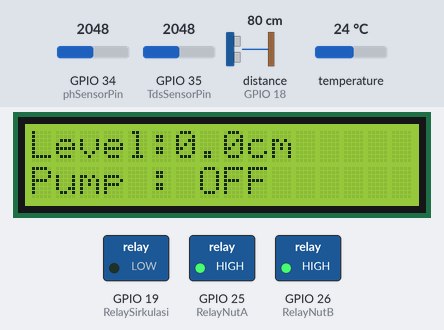
Bench run of a sketch on a simulated ESP32. Shown: 16×2 character LCD, switched loads named in the sketch (green lamp = pin HIGH). Wiring (inferred from the names in the program): ultrasonic range finder: trigger GPIO 5; echo GPIO 18. The test bench sets the inputs (shaded band); at power-on: distance to the obstacle (sensor on GPIO 18) 80 cm, temperature 24 °C, GPIO 34 (phSensorPin) = 2048, GPIO 35 (TdsSensorPin) = 2048. The echo pulse lasts 58.3 µs per cm; WiFi joins after 1.5 s; servers stay silent unless stated; pins used as bus, display or sensor lines are not drawn; what the sketch prints to the serial monitor is not drawn.

Above: at 7.7 s.
7.8 s: distance to the obstacle (sensor on GPIO 18) set to 2 cm
At 9.4 s:
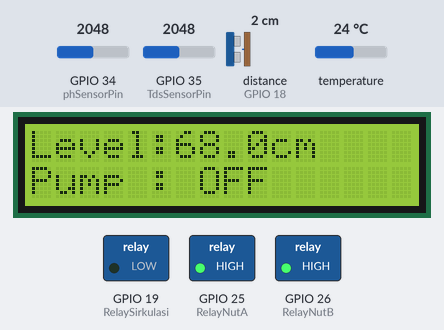
11.7 s: temperature set to 12 °C
At 14.0 s:
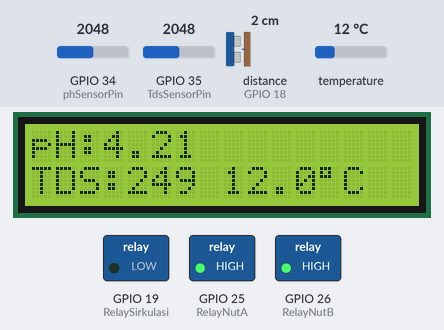
16.0 s: distance to the obstacle (sensor on GPIO 18) set to 4 cm
At 16.7 s:
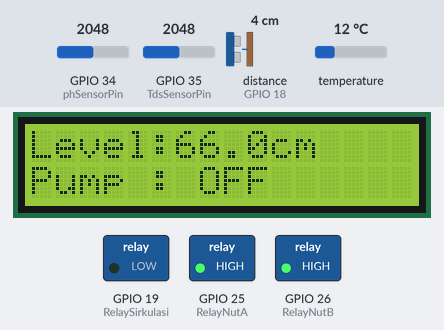
20.3 s: GPIO 34 (phSensorPin) set to 2866
At 24.0 s:
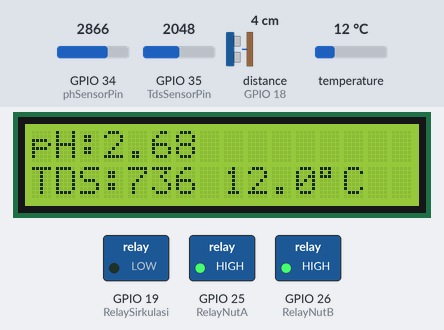
24.6 s: GPIO 35 (TdsSensorPin) set to 2866
26.8 s: distance to the obstacle (sensor on GPIO 18) set to 9 cm
At 28.1 s:
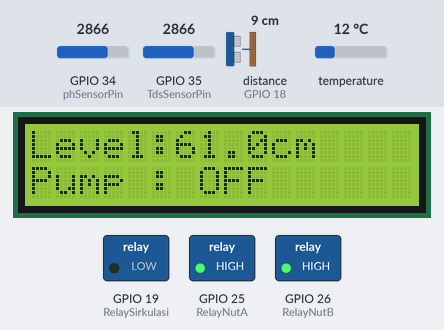
Timing chart, 0 to 29.8 s (numbered marks = the images above; inputs shaded):
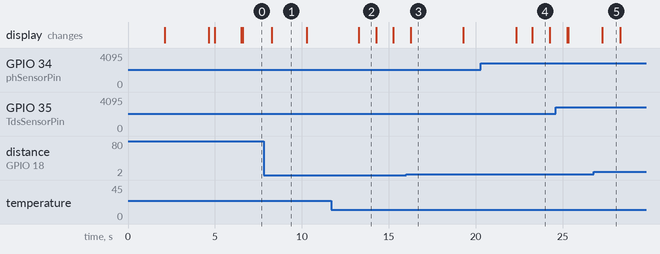

Measured:
- after the input at 7.8 s, the display: changes after 0.47 s (image 1)
- after the input at 26.8 s, the display: changes after 0.47 s (image 5)
- what the display in image 1 shows lasts 2.0 s, from 8.3 s to 10.3 s
- what the display in image 2 shows lasts 1.0 s, from 13.3 s to 14.3 s
- what the display in image 3 shows lasts 3.0 s, from 16.3 s to 19.3 s
- what the display in image 5 shows lasts 1.0 s, from 27.3 s to 28.3 s

The sketch:

main.ino
```cpp
// =================================================================
// 1. KONFIGURASI WIFIMANAGER & BLYNK
// =================================================================
#define BLYNK_TEMPLATE_ID "Your_ID"
#define BLYNK_TEMPLATE_NAME "Your_Project_Name"
#define BLYNK_AUTH_TOKEN "Your_Auth_Token"
#define BLYNK_PRINT Serial

#include <WiFi.h>
#include <WiFiManager.h>
#include <LiquidCrystal_I2C.h>
#include <BlynkSimpleEsp32.h>
#include <OneWire.h>
#include <DallasTemperature.h>

char auth[] = BLYNK_AUTH_TOKEN;

// =================================================================
// 2. DEFINISI PIN HARDWARE
// =================================================================
#define phSensorPin 34       // ADC1_CH6
#define TdsSensorPin 35      // ADC1_CH7
#define ds18b20Pin 4         // Digital 1-Wire
#define trigPin 5            // Ultrasonik TRIG
#define echoPin 18           // Ultrasonik ECHO

#define RelaySirkulasi 19    // Pompa Sirkulasi
#define RelayNutA 25         // Dosing Nutrisi A
#define RelayNutB 26         // Dosing Nutrisi B

// =================================================================
// 3. DEFINISI VIRTUAL PIN BLYNK
// =================================================================
#define VPIN_Ph             V1
#define VPIN_tds            V2
#define VPIN_Suhu           V3
#define VPIN_LevelAir       V4
#define VPIN_PumpSirkulasi  V5
#define VPIN_PumpNutA       V6
#define VPIN_PumpNutB       V7

// =================================================================
// 4. VARIABEL GLOBAL & OBJEK
// =================================================================
LiquidCrystal_I2C lcd(0x27, 16, 2);
OneWire oneWire(ds18b20Pin);
DallasTemperature sensorSuhu(&oneWire);
BlynkTimer timer;

WiFiManager wifiManager;
bool wifiConnected = false;

#define TANK_HEIGHT 70.0
int halamanLCD = 0;
unsigned long lastLCDSwitch = 0;
const unsigned long LCD_INTERVAL = 3000; // 3 detik

// Status Aktuator
bool isSirkulasiON = false;
bool isNutA_ON = false;
bool isNutB_ON = false;

// Nilai Sensor
float pHValue = 7.0;
float tdsValue = 0.0;
float suhuAir = 25.0;
float levelAir = 0.0;

// =================================================================
// 5. KALIBRASI SENSOR pH (DATA REAL ANDA)
// =================================================================
const float pH_V4 = 1.405;  const float pH_PH4 = 4.00;
const float pH_V7 = 0.933;  const float pH_PH7 = 6.86;
const float pH_V9 = 0.552;  const float pH_PH9 = 9.18;

// =================================================================
// 6. KONSTANTA TDS
// =================================================================
#define VREF 3.3
#define ADC_RESOLUTION 4095.0

// =================================================================
// 7. BUFFER UNTUK AVERAGING
// =================================================================
#define AVG_SAMPLES 20
int phADCBuf[AVG_SAMPLES];
int phIdx = 0;
float phEMA = 7.0;

int tdsADCBuf[AVG_SAMPLES];
int tdsIdx = 0;

// =================================================================
// 8. FUNGSI KALIBRASI
// =================================================================

// ---------- FUNGSI KALIBRASI pH ----------
float calculatePH(float voltage) {
    if (voltage >= pH_V7) {
        return pH_PH4 + (pH_PH7 - pH_PH4) * (pH_V4 - voltage) / (pH_V4 - pH_V7);
    } else {
        return pH_PH7 + (pH_PH9 - pH_PH7) * (pH_V7 - voltage) / (pH_V7 - pH_V9);
    }
}

// ---------- FUNGSI KALIBRASI TDS (DFRobot) ----------
float calculateTDS_DFRobot(float voltage, float temp) {
    float tempCoeff = 1.0 + 0.02 * (temp - 25.0);
    float compVoltage = voltage / tempCoeff;

    float tdsValue = (133.42 * compVoltage * compVoltage * compVoltage
                    - 255.86 * compVoltage * compVoltage
                    + 857.39 * compVoltage) * 0.5;

    if (tdsValue < 0) tdsValue = 0;
    if (tdsValue > 9999) tdsValue = 9999;

    return tdsValue;
}

// =================================================================
// 9. FUNGSI WIFIMANAGER
// =================================================================
void initWiFi() {
    wifiManager.setConfigPortalTimeout(120);
    wifiManager.setDebugOutput(false);

    Serial.println("[WIFI] Starting WiFiManager...");
    Serial.println("[WIFI] Hotspot: HidroMon (password: hidro123)");

    bool connected = wifiManager.autoConnect("HidroMon", "hidro123");
    if (connected) {
        wifiConnected = true;
        Serial.printf("[WIFI] Connected to: %s\n", WiFi.SSID().c_str());
        Serial.printf("[WIFI] IP: %s\n", WiFi.localIP().toString().c_str());
    } else {
        wifiConnected = false;
        Serial.println("[WIFI] Timeout - running OFFLINE mode");
    }
}

// =================================================================
// 10. KONTROL MANUAL DARI APLIKASI BLYNK
// =================================================================

// Relay Sirkulasi (Normal: HIGH=ON, LOW=OFF)
BLYNK_WRITE(VPIN_PumpSirkulasi) {
    isSirkulasiON = param.asInt();
    digitalWrite(RelaySirkulasi, isSirkulasiON ? HIGH : LOW);
}

// Relay Nut A (AKTIF LOW: LOW=ON, HIGH=OFF) - DIBALIK
BLYNK_WRITE(VPIN_PumpNutA) {
    isNutA_ON = param.asInt();
    if (isNutA_ON) {
        digitalWrite(RelayNutA, LOW);   // ON (aktif LOW)
    } else {
        digitalWrite(RelayNutA, HIGH);  // OFF
    }
}

// Relay Nut B (AKTIF LOW: LOW=ON, HIGH=OFF) - DIBALIK
BLYNK_WRITE(VPIN_PumpNutB) {
    isNutB_ON = param.asInt();
    if (isNutB_ON) {
        digitalWrite(RelayNutB, LOW);   // ON (aktif LOW)
    } else {
        digitalWrite(RelayNutB, HIGH);  // OFF
    }
}

// =================================================================
// 11. FUNGSI PEMBACAAN SENSOR
// =================================================================

// ---------- BACA pH ----------
float bacaPH() {
    phADCBuf[phIdx] = analogRead(phSensorPin);
    phIdx = (phIdx + 1) % AVG_SAMPLES;

    long sum = 0;
    for (int i = 0; i < AVG_SAMPLES; i++) {
        sum += phADCBuf[i];
    }

    float avgADC = sum / (float)AVG_SAMPLES;
    float voltage = avgADC * (VREF / ADC_RESOLUTION);
    float phRaw = calculatePH(voltage);

    phEMA = (0.85 * phEMA) + (0.15 * phRaw);
    return constrain(phEMA, 0.0, 14.0);
}

// ---------- BACA TDS ----------
float bacaTDS(float suhu) {
    int adcValue = analogRead(TdsSensorPin);
    tdsADCBuf[tdsIdx] = adcValue;
    tdsIdx = (tdsIdx + 1) % AVG_SAMPLES;

    long sum = 0;
    for (int i = 0; i < AVG_SAMPLES; i++) {
        sum += tdsADCBuf[i];
    }
    int avgADC = sum / AVG_SAMPLES;

    float voltage = avgADC * (VREF / ADC_RESOLUTION);
    return calculateTDS_DFRobot(voltage, suhu);
}

// ---------- BACA SUHU ----------
float bacaSuhu() {
    sensorSuhu.requestTemperatures();
    float t = sensorSuhu.getTempCByIndex(0);
    if (t > -50 && t < 125) {
        return t;
    }
    return 25.0;
}

// ---------- BACA ULTRASONIK ----------
float bacaUltrasonik() {
    digitalWrite(trigPin, LOW);
    delayMicroseconds(2);
    digitalWrite(trigPin, HIGH);
    delayMicroseconds(10);
    digitalWrite(trigPin, LOW);

    long duration = pulseIn(echoPin, HIGH, 30000);
    float distance_cm;

    if (duration == 0) {
        distance_cm = TANK_HEIGHT;
    } else {
        distance_cm = (float)duration / 58.2;
    }

    if (distance_cm > TANK_HEIGHT) {
        distance_cm = TANK_HEIGHT;
    }

    return distance_cm;
}

// ---------- BACA SEMUA SENSOR ----------
void bacaSemuaSensor() {
    suhuAir = bacaSuhu();
    pHValue = bacaPH();
    tdsValue = bacaTDS(suhuAir);

    float jarak = bacaUltrasonik();
    levelAir = TANK_HEIGHT - jarak;
    if (levelAir < 0) levelAir = 0;

    // Kirim ke Blynk
    if (wifiConnected) {
        Blynk.virtualWrite(VPIN_Ph, pHValue);
        Blynk.virtualWrite(VPIN_tds, tdsValue);
        Blynk.virtualWrite(VPIN_Suhu, suhuAir);
        Blynk.virtualWrite(VPIN_LevelAir, levelAir);
    }
}

// =================================================================
// 12. FUNGSI UPDATE LCD (3 Halaman)
// =================================================================
void updateLCD() {
    unsigned long now = millis();
    if (now - lastLCDSwitch >= LCD_INTERVAL) {
        lastLCDSwitch = now;
        halamanLCD++;
        if (halamanLCD > 2) halamanLCD = 0;
    }

    lcd.clear();

    switch (halamanLCD) {
        // ==================== HALAMAN 1 ====================
        case 0:
            // Baris 0: pH
            lcd.setCursor(0, 0);
            lcd.print("pH:");
            lcd.print(pHValue, 2);

            // Baris 1: TDS + Suhu
            lcd.setCursor(0, 1);
            lcd.print("TDS:");
            lcd.print(tdsValue, 0);
            lcd.print(" ");
            lcd.print(suhuAir, 1);
            lcd.print((char)223);
            lcd.print("C");
            break;

        // ==================== HALAMAN 2 ====================
        case 1:
            // Baris 0: Level Air
            lcd.setCursor(0, 0);
            lcd.print("Level:");
            lcd.print(levelAir, 1);
            lcd.print("cm");

            // Baris 1: Status Pompa Sirkulasi
            lcd.setCursor(0, 1);
            lcd.print("Pump : ");
            lcd.print(isSirkulasiON ? "ON " : "OFF");
            break;

        // ==================== HALAMAN 3 ====================
        case 2:
            // Baris 0: Status Nutrisi A & B
            lcd.setCursor(0, 0);
            lcd.print("NutA:");
            lcd.print(isNutA_ON ? "ON " : "OFF");
            lcd.print(" NutB:");
            lcd.print(isNutB_ON ? "ON " : "OFF");

            // Baris 1: Mode (Online/Offline)
            lcd.setCursor(0, 1);
            lcd.print("Mode: ");
            lcd.print(wifiConnected ? "ONLINE " : "OFFLINE");
            break;
    }
}

// =================================================================
// 13. SETUP
// =================================================================
void setup() {
    Serial.begin(115200);

    // Inisialisasi Sensor Suhu
    sensorSuhu.begin();

    // Inisialisasi buffer
    for (int i = 0; i < AVG_SAMPLES; i++) {
        phADCBuf[i] = 2048;
        tdsADCBuf[i] = 0;
    }

    // Konfigurasi Pin
    pinMode(trigPin, OUTPUT);
    pinMode(echoPin, INPUT);
    pinMode(RelaySirkulasi, OUTPUT);
    pinMode(RelayNutA, OUTPUT);
    pinMode(RelayNutB, OUTPUT);

    // Paksa semua relay OFF saat booting
    digitalWrite(RelaySirkulasi, LOW);   // OFF
    digitalWrite(RelayNutA, HIGH);        // OFF (karena aktif LOW)
    digitalWrite(RelayNutB, HIGH);        // OFF (karena aktif LOW)

    // Inisialisasi LCD
    lcd.init();
    lcd.backlight();

    // Splash Screen
    lcd.setCursor(0, 0);
    lcd.print(" HIDROPONIK ");
    lcd.setCursor(0, 1);
    lcd.print(" MONITORING ");
    delay(2000);

    lcd.clear();
    lcd.setCursor(0, 0);
    lcd.print(" Init WiFi...");
    delay(1000);

    // Inisialisasi WiFiManager
    initWiFi();

    // Koneksi Blynk
    if (wifiConnected) {
        lcd.clear();
        lcd.setCursor(0, 0);
        lcd.print("Connecting Blynk");
        lcd.setCursor(0, 1);
        lcd.print("Please Wait...");

        Blynk.config(auth);
        if (Blynk.connect()) {
            lcd.clear();
            lcd.setCursor(0, 0);
            lcd.print("Blynk Connected!");
            lcd.setCursor(0, 1);
            lcd.print("Ready");
            delay(1500);
        } else {
            lcd.clear();
            lcd.setCursor(0, 0);
            lcd.print("Blynk Failed!");
            lcd.setCursor(0, 1);
            lcd.print("Offline Mode");
            delay(1500);
        }
    } else {
        lcd.clear();
        lcd.setCursor(0, 0);
        lcd.print("Offline Mode");
        lcd.setCursor(0, 1);
        lcd.print("No WiFi");
        delay(1500);
    }

    // Timer untuk baca sensor setiap 1 detik
    timer.setInterval(1000L, bacaSemuaSensor);

    // Timer untuk update LCD setiap 100ms (tapi switch halaman tiap 3 detik)
    timer.setInterval(100L, updateLCD);

    // Informasi di Serial
    Serial.println("\n========================================");
    Serial.println(" HIDROPONIK MONITORING SYSTEM");
    Serial.println("========================================");
    Serial.println("[WIFI] WiFiManager Active");
    Serial.printf("[WIFI] Status: %s\n", wifiConnected ? "Connected" : "Offline");
    if (wifiConnected) {
        Serial.printf("[WIFI] IP: %s\n", WiFi.localIP().toString().c_str());
    }
    Serial.println("[PH] 3-Point Calibration:");
    Serial.printf("  pH 4.00 -> V=%.3fV\n", pH_V4);
    Serial.printf("  pH 6.86 -> V=%.3fV\n", pH_V7);
    Serial.printf("  pH 9.18 -> V=%.3fV\n", pH_V9);
    Serial.println("[TDS] DFRobot Formula with Temp Compensation");
    Serial.println("[RELAY] Nut A & B: Active LOW (LOW=ON, HIGH=OFF)");
    Serial.println("[LCD] 3 Pages, switch every 3 seconds");
    Serial.println("========================================\n");

    lcd.clear();
}

// =================================================================
// 14. LOOP
// =================================================================
void loop() {
    if (wifiConnected) {
        Blynk.run();
    }
    timer.run();
}
```
